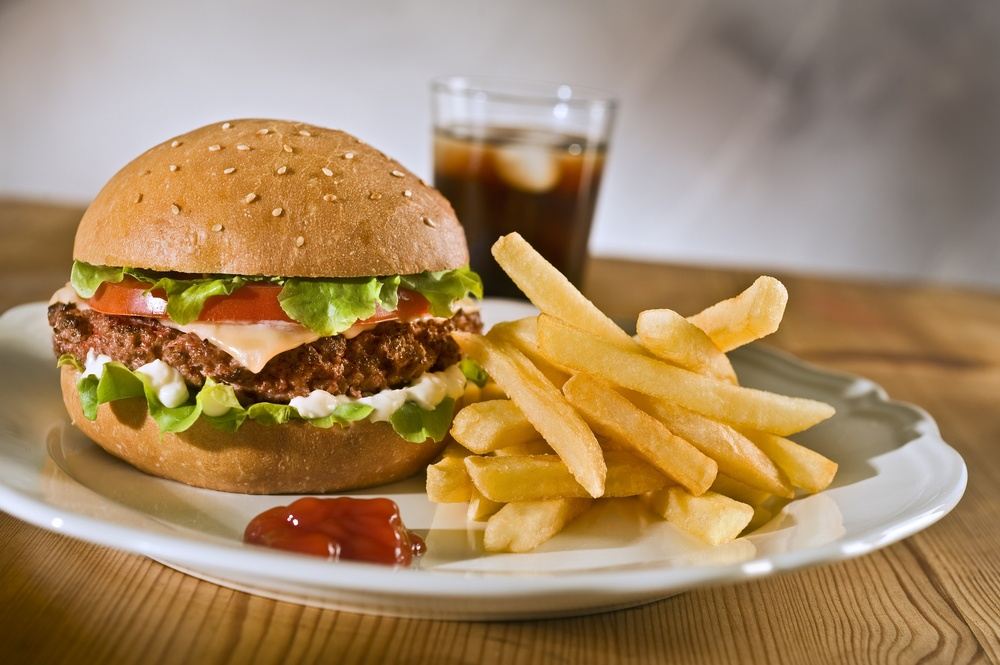
#> input picture 1.jpg, 1000 x 665 px, shrunk from 2128 x 1416 before the run
$ python super.py --image 1.jpg   (Python 2 division)
#> lines starting #> are read from the running program, lines starting #| are printed output that depends on the picture; after the words box and inside, x2 and y2 are one past the last pixel; in counts of white or black regions, pixels touching at a corner belong together
# import the necessary packages
from skimage.segmentation import slic
from skimage.segmentation import mark_boundaries
from skimage.util import img_as_float
import matplotlib.pyplot as plt
import numpy as np
import argparse
import cv2

# construct the argument parser and parse the arguments
ap = argparse.ArgumentParser()
ap.add_argument("-i", "--image", required = True, help = "Path to the image")
args = vars(ap.parse_args())

# load the image and apply SLIC and extract (approximately)
# the supplied number of segments
image = cv2.imread(args["image"])
#> image is the input picture: shape (665, 1000, 3); mean B, G, R 98.3, 135.3, 164.5
segments = slic(img_as_float(image), n_segments = 500, sigma = 2)
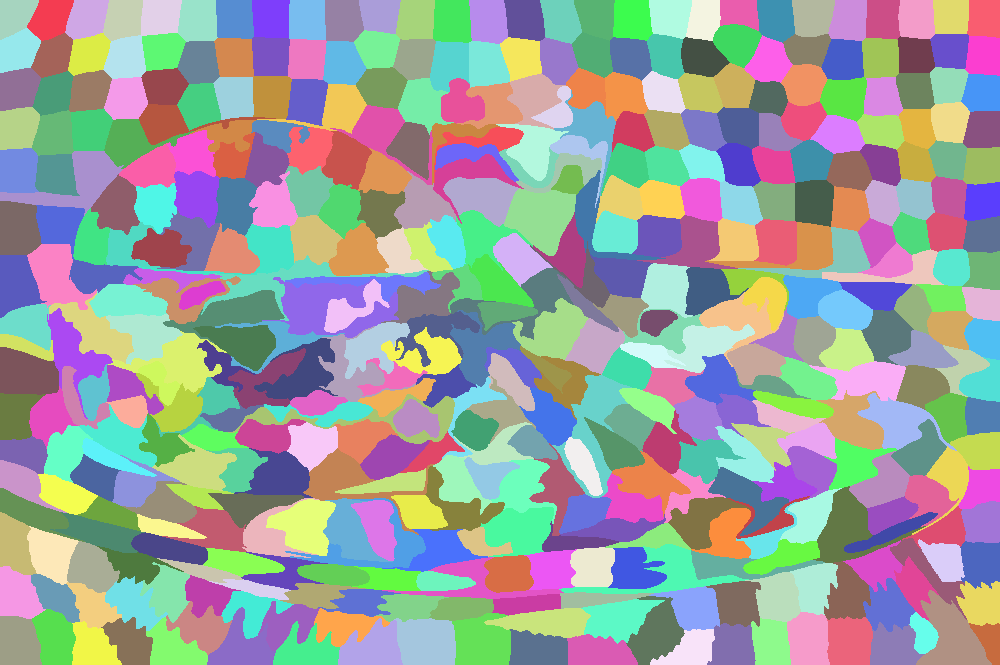
#> segments: shape (665, 1000) int64; 447 distinct labels, from 1 to 447; one colour per label, 0 black

# show the output of SLIC
fig = plt.figure("Superpixels")
ax = fig.add_subplot(1, 1, 1)
ax.imshow(mark_boundaries(img_as_float(cv2.cvtColor(image, cv2.COLOR_BGR2RGB)), segments))
plt.axis("off")
plt.show()
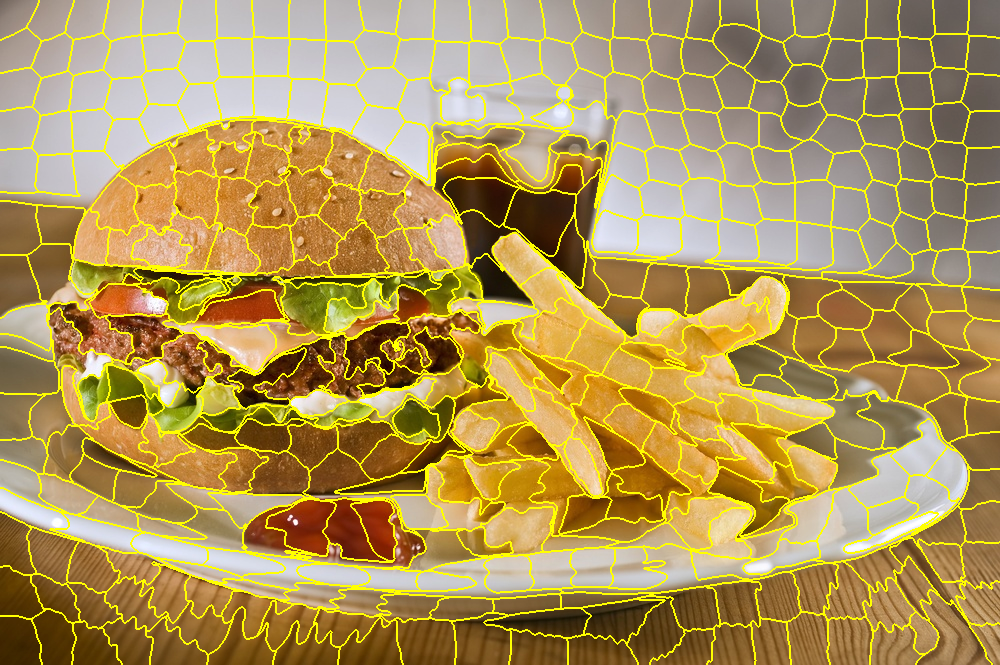
#> shown: shape (665, 1000, 3) float64; mean R, G, B 0.687, 0.587, 0.341

allsegs = []
# loop over the unique segment values
for (i, segVal) in enumerate(np.unique(segments)):
	# construct a mask for the segment
	print "[x] inspecting segment %d" % (i)
	mask = np.zeros(image.shape[:2], dtype = "uint8")
	mask[segments == segVal] = 255

	segment = cv2.bitwise_and(image, image, mask = mask)
	allsegs.append(segment)
#> this loop made 447 passes
#| [x] inspecting segment 0
#| [x] inspecting segment 1
#| [x] inspecting segment 2
#| [x] inspecting segment 3
#| [x] inspecting segment 4
#| [x] inspecting segment 5
#| [x] inspecting segment 6
#| [x] inspecting segment 7
#> (further printed lines are left out)
#> pass 1, `segment = cv2.bitwise_and(image, image, mask = mask)`:
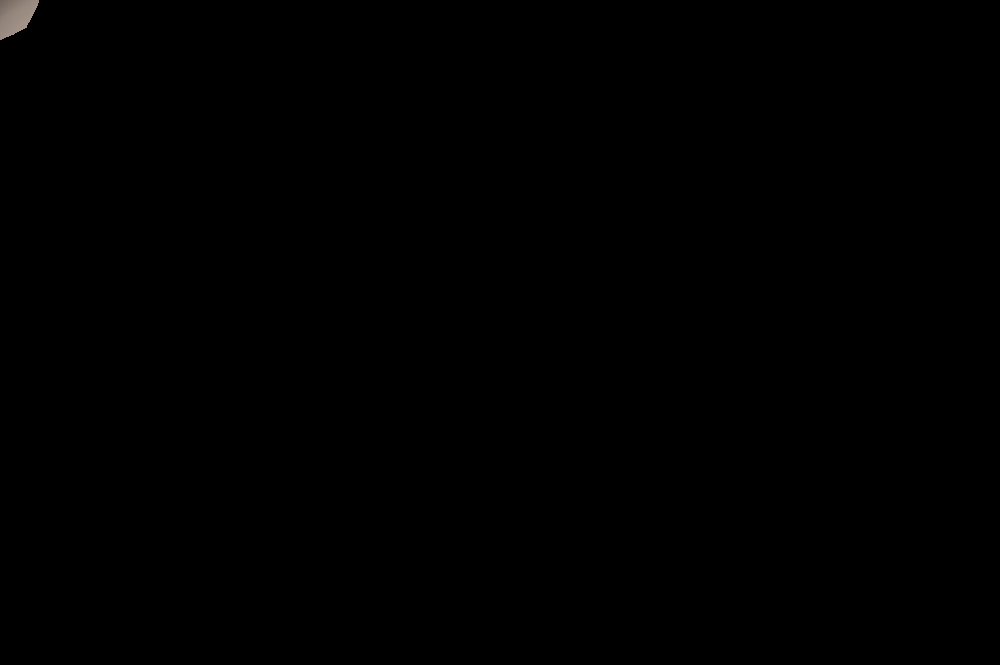
#> segment: shape (665, 1000, 3); mean B, G, R 0.2, 0.2, 0.2
#> after the loop:
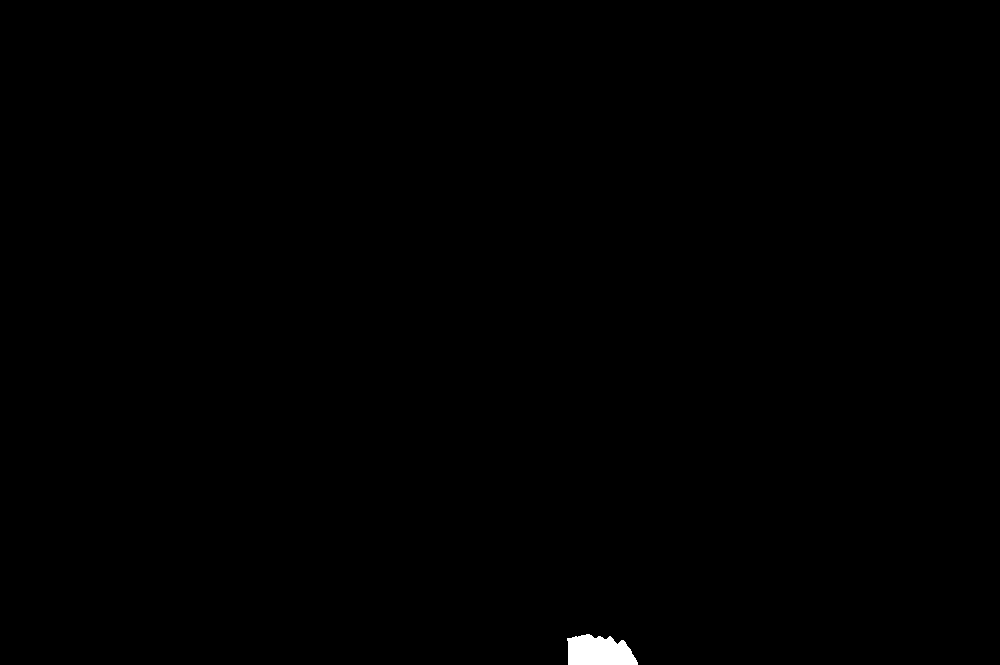
#> mask: shape (665, 1000); 0.26% white; 1 white region, box (x1, y1, x2, y2) and area: (567, 634, 638, 665) 1740
#> after the loop, allsegs = 447 items

	# [7 lines of commented-out code are left out]


def saveImArray(segments):
	for segment in segments:
		pass
		plt.imshow(segment)
	 	plt.savefig("seg/segment_%d.jpg" % (i))

	pass
